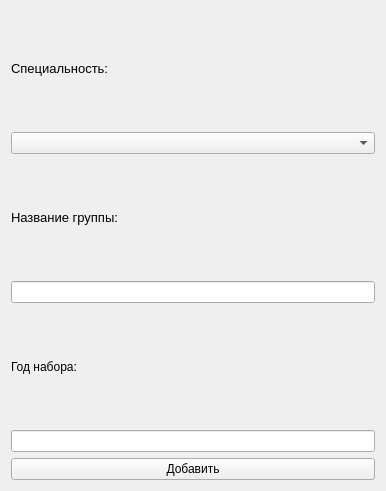
<?xml version="1.0" encoding="UTF-8"?>
<ui version="4.0">
 <class>AddGroup</class>
 <widget class="QWidget" name="AddGroup">
  <property name="geometry">
   <rect>
    <x>0</x>
    <y>0</y>
    <width>386</width>
    <height>491</height>
   </rect>
  </property>
  <property name="windowTitle">
   <string>Form</string>
  </property>
  <layout class="QGridLayout" name="gridLayout_2">
   <item row="0" column="0">
    <layout class="QVBoxLayout" name="verticalLayout_2">
     <item>
      <widget class="QLabel" name="label_3">
       <property name="font">
        <font>
         <pointsize>10</pointsize>
        </font>
       </property>
       <property name="text">
        <string>Специальность:</string>
       </property>
      </widget>
     </item>
     <item>
      <widget class="QComboBox" name="comboBox"/>
     </item>
     <item>
      <widget class="QLabel" name="label_4">
       <property name="font">
        <font>
         <pointsize>10</pointsize>
        </font>
       </property>
       <property name="text">
        <string>Название группы:</string>
       </property>
      </widget>
     </item>
     <item>
      <widget class="QLineEdit" name="lineEdit_2"/>
     </item>
     <item>
      <widget class="QLabel" name="label">
       <property name="text">
        <string>Год набора:</string>
       </property>
      </widget>
     </item>
     <item>
      <widget class="QLineEdit" name="lineEdit"/>
     </item>
     <item>
      <widget class="QPushButton" name="pushButton">
       <property name="text">
        <string>Добавить</string>
       </property>
      </widget>
     </item>
    </layout>
   </item>
  </layout>
 </widget>
 <resources/>
 <connections/>
</ui>
